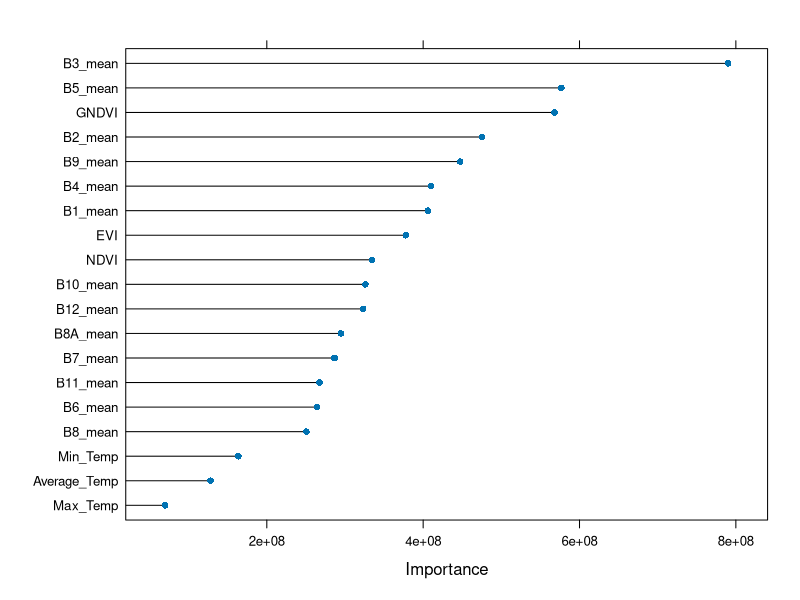

The R script that drew this image:
# Load packages
# https://www.machinelearningplus.com/machine-learning/caret-package/
# https://www.youtube.com/watch?v=fSytzGwwBVw
library(tidyverse)
library(caret)

# Set the folder location
#setwd('~/Dropbox/RS Project/RSSTARTUP_repo/Product_Development/Yield_forcasting_R/Innovation_laboratory_EAGLE')
setwd('/home/diego/GITHUP_REPO/Innovation_laboratory_EAGLE')

# Import dataset
# The dataset used is summary_fn.csv, which was clean but the original one
# is summary.csv
Field_Carmen <- read.csv('./Original_data/summary_fn.csv')

# Structure of the dataframe
str(Field_Carmen)

# See top 6 rows and 10 columns
head(Field_Carmen[, 1:10])

# Split the data into training and test set
set.seed(123)
training.samples <- Field_Carmen$Kg_He %>%
  createDataPartition(p = 0.75, list = FALSE)

train.data  <- Field_Carmen[training.samples, ]
test.data <- Field_Carmen[-training.samples, ]

################################################################################

# Build the model
#model <- lm(Kg_He ~., data = train.data)

# Observe the model
#model

# It is because, one of your dependent variables has NA for Coefficients given as
# output by the lm(..) function. Such a variable is making no difference to the 
# model, often due to multicollinearity problem ie, that predictor variable is 
# linearly dependent on other predictor variables OR because, that predictor 
# variable is constant for all the records(rows). The best thing to do is to drop
# that variable from the formula in lm(..) function and do the regression again.

# Make predictions and compute the R2, RMSE and MAE
#predictions <- model %>% predict(test.data, na.action=na.exclude)

#data.frame( R2 = R2(predictions, test.data$Kg_He),
#            RMSE = RMSE(predictions, test.data$Kg_He),
#            MAE = MAE(predictions, test.data$Kg_He))

#RMSE(predictions, test.data$Kg_He)/mean(test.data$Kg_He)

################################################################################

# ordinal RandomForest
# Define training control
set.seed(234)
train.control <- trainControl(method = "none")

# Train the model
model <- train(Kg_He ~., data = Field_Carmen, 
               method = "rf",
               ntree = 1000,
               trControl = train.control,
               tuneGrid = data.frame(mtry = 6))

# Summarize the results
print(model)

# Make predictions and compute the R2, RMSE and MAE
predictions <- model %>% predict(test.data, na.action=na.exclude)

predictions

data.frame( R2 = R2(predictions, test.data$Kg_He),
            RMSE = RMSE(predictions, test.data$Kg_He),
            MAE = MAE(predictions, test.data$Kg_He))

RMSE(predictions, test.data$Kg_He)/mean(test.data$Kg_He)

# variable importance
gbmImp <- varImp(model, scale = FALSE)
gbmImp

# Save boxplot as .png
png(file = './Plots/Variable_Importance.png', units = "px",
    width = 600, height = 700)
plot(gbmImp, top = 19)
dev.off()
